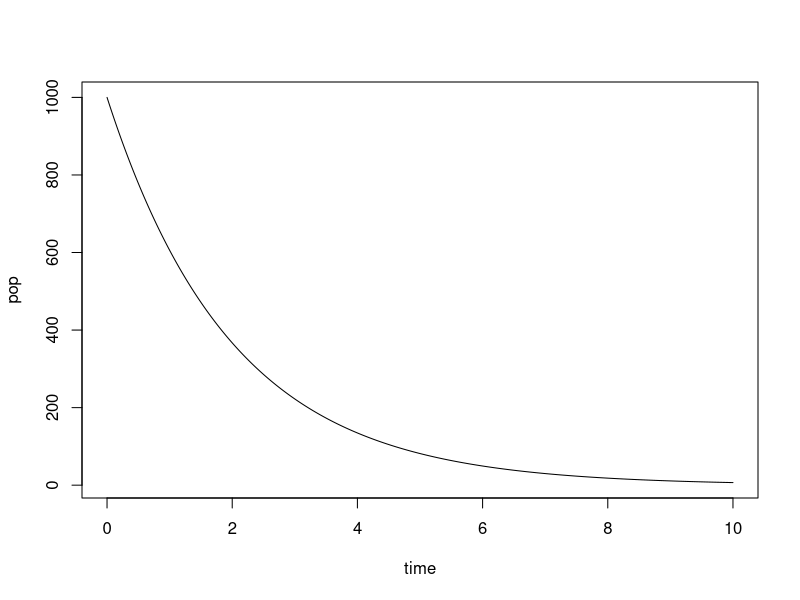
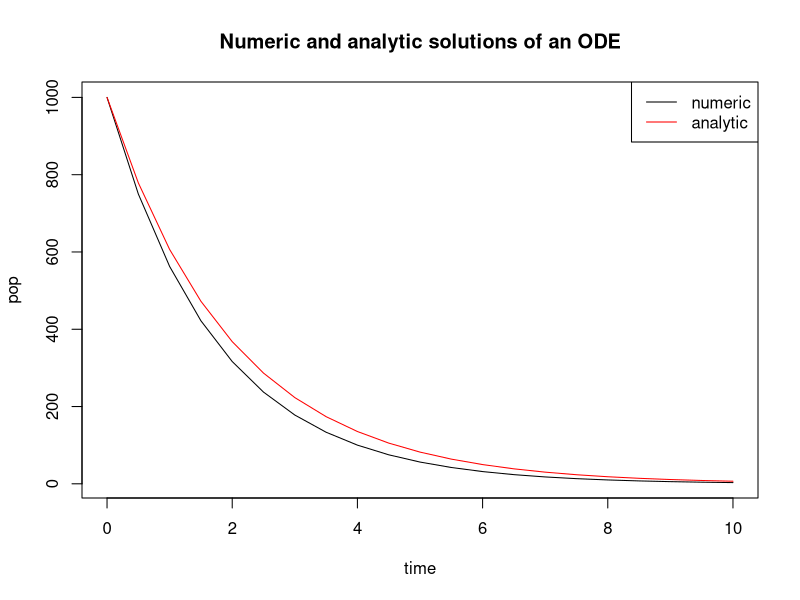
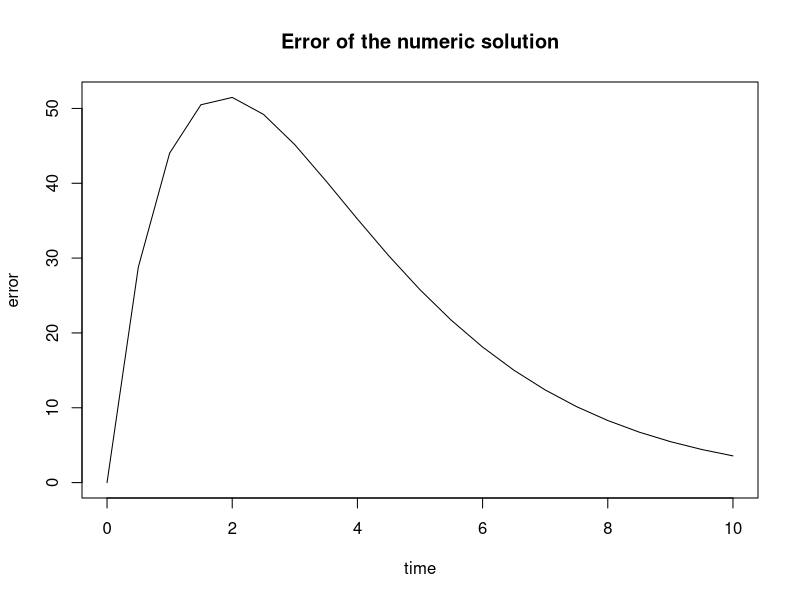

The R script that drew these images, in order:
## ---- chunk 1
# YOUR CODE HERE
## ---- chunk 2
# YOUR CODE HERE
## ---- chunk 3
# YOUR CODE HERE
## ---- chunk 4
# YOUR CODE HERE
## ---- chunk 5
# YOUR CODE HERE
## ---- chunk 6
# YOUR CODE HERE
## ---- chunk 7
x0 <- 1000
dt <- 0.01 # set time step
Tmax <- 10 # set length of time
numstep <- Tmax/dt # assign number of time steps
pop <- rep(x0, numstep+1) # initialize solution with y0
for (i in 1:numstep) { # do the Euler!
	pop[i+1] <- pop[i]+dt*(-0.5*pop[i])
}
time <- seq(0,Tmax, dt)
plot(time, pop, type='l')
## ---- chunk 8
# YOUR CODE HERE
## ---- chunk 9
# YOUR CODE HERE
## ---- chunk 10
# YOUR CODE HERE
## ---- chunk 11
x0 <- 1000
dt <- 0.5 # set time step
Tmax <- 10 # set length of time
numstep <- Tmax/dt # assign number of time steps
pop <- rep(x0, numstep+1) # initialize solution with y0
for (i in 1:numstep) { # do the Euler!
	pop[i+1] <- pop[i]+dt*(-0.5*pop[i])
}
time <- seq(0,Tmax, dt)
plot(time, pop, type='l', main = "Numeric and analytic solutions of an ODE") # plot the numeric solution
exact <- x0*exp(-0.5*time) # calculate the exact solution
lines(time, exact, col = 'red') # plot the exact solution
legend('topright', col=c('black', 'red'), lty=1, legend = c('numeric', 'analytic'))
## ---- chunk 12
error <- abs(exact - pop)
plot(time, error, type = 'l', main='Error of the numeric solution')
## ---- chunk 13
# YOUR CODE HERE
## ---- chunk 14
# YOUR CODE HERE
## ---- chunk 15
#YOUR CODE HERE
## ---- chunk 16
#YOUR CODE HERE
## ---- chunk 17
#YOUR CODE HERE
## ---- chunk 18
#YOUR CODE HERE
## ---- chunk 19
#YOUR CODE HERE
## ---- chunk 20
#YOUR CODE HERE
## ---- chunk 21
#YOUR CODE HERE
